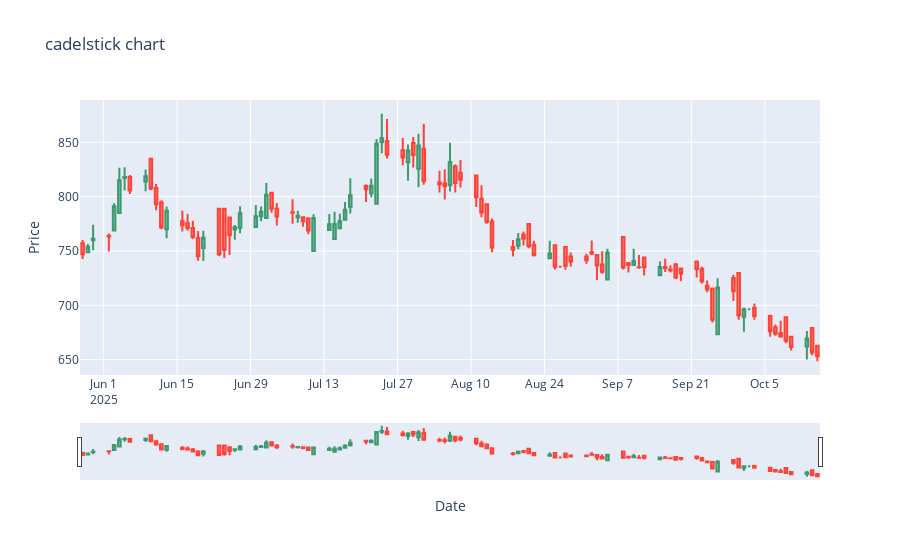

The cell this chart's notebook holds for it:
### Code cell
fig = go.Figure(data=[go.Candlestick(x=df.index,
                open=df['1. open'],
                high=df['2. high'],
                low=df['3. low'],
                close=df['4. close'])])

fig.update_layout(title =  'cadelstick chart' , 
 xaxis_title  =  'Date' ,
 yaxis_title  =  'Price' )
